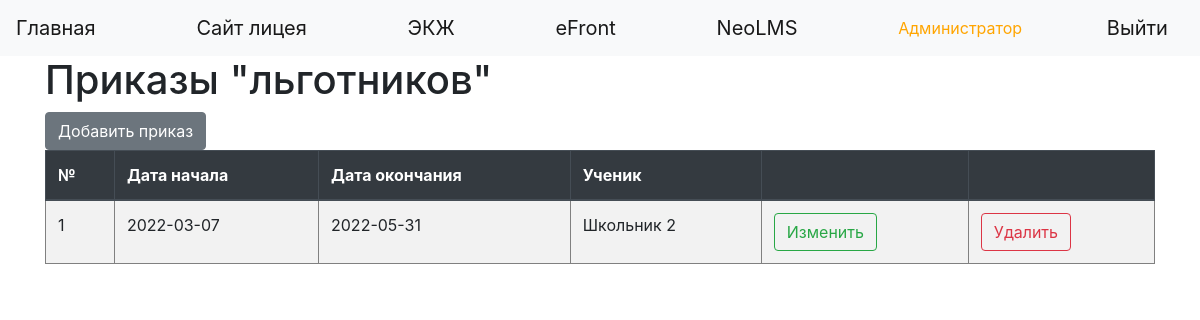
/orders (signed in), run on the app's committed database.
### data/users.py (models this page shows, shortened)
class User(SqlAlchemyBase, UserMixin):
    __tablename__ = 'users'
    id = sqlalchemy.Column(sqlalchemy.Integer, primary_key=True, autoincrement=True)
    name = sqlalchemy.Column(sqlalchemy.String, nullable=True)
    kode_1c = sqlalchemy.Column(sqlalchemy.String, nullable=True)
    id_1c = sqlalchemy.Column(sqlalchemy.String, nullable=True)
    card_number = sqlalchemy.Column(sqlalchemy.Integer, nullable=True)
    login = sqlalchemy.Column(sqlalchemy.String, index=True, unique=True, nullable=True)
    hashed_password = sqlalchemy.Column(sqlalchemy.String, nullable=True)
    created_date = sqlalchemy.Column(sqlalchemy.DateTime, default=datetime.datetime.now)
    level = sqlalchemy.Column(sqlalchemy.Integer, nullable=True)
    group_id = sqlalchemy.Column(sqlalchemy.Integer, sqlalchemy.ForeignKey("groups.id"))
    will_eat = sqlalchemy.Column(sqlalchemy.Boolean, default=False)
    group = orm.relation('Group')
    orders = orm.relation("Order", back_populates='user')

### data/orders.py (models this page shows)
class Order(SqlAlchemyBase):
    __tablename__ = 'orders'
    id = sqlalchemy.Column(sqlalchemy.Integer, primary_key=True, autoincrement=True)
    date_begin = sqlalchemy.Column(sqlalchemy.Date, default=datetime.datetime.now)
    date_end = sqlalchemy.Column(sqlalchemy.Date, default=datetime.datetime.now)
    user_id = sqlalchemy.Column(sqlalchemy.Integer, sqlalchemy.ForeignKey("users.id"))
    user = orm.relation('User')

### main_auth.py (the view)
@app.route("/orders")
@login_required
def orders():
    if current_user.is_authenticated:
        if current_user.level < 2:
            return redirect('/')
        session = db_session.create_session()
        orders = session.query(Order)
        orders = orders.order_by(Order.date_begin.desc())
        return render_template("orders.html", orders=orders)
    else:
        return redirect('/login')

### data/db_session.py (called while the page is built)
def create_session() -> Session:
    global __factory
    return __factory()

### main_auth.py (called while the page is built)
@login_manager.user_loader
def load_user(user_id):
    session = db_session.create_session()
    return session.query(User).get(user_id)

### templates/orders.html
{% extends "base.html" %}
{% block content %}
<h1>Приказы "льготников"</h1>
{% if current_user.is_authenticated %}
      {% if current_user.level > 1 %}
        <a role="button" class="btn btn-secondary" href="/register_order">Добавить приказ</a>
       <table class="table table-striped" border=1>
        <thead class="thead-dark">
        <tr>
             <th>№</th>
             <th>Дата начала</th>
             <th>Дата окончания</th>
             <th>Ученик</th>
             <th></th>
             <th></th>
        </tr>
        </thead>
        {% for order in orders%}
          <tr>
              <td>{{loop.index}}</td>
             <td>{{order.date_begin}}</td>
             <td>{{order.date_end}}</td>
             <td>{{order.user.name}}</td>
             <td><a href="/edit_order/{{ order.id }}" class="btn btn-outline-success" role="button">Изменить</a></td>
             <td><a href="/order_delete/{{ order.id }}" class="btn btn-outline-danger" role="button">Удалить</a></td>
           </tr>
        {% endfor %}
         </table>
    {% endif %}
{% endif %}
{% endblock %}

### templates/base.html (shortened to what this page needs)
<!DOCTYPE html>
<html lang="en"><head><meta http-equiv="Content-Type" content="text/html; charset=UTF-8">
    <link rel="stylesheet" href="https://stackpath.bootstrapcdn.com/bootstrap/4.4.1/css/bootstrap.min.css">
</head>
  <body>
    <header>
      <nav class="navbar navbar-light bg-light">
         <a class="navbar-brand" href="/index">Главная</a>
        <a class="navbar-brand" href="..." target="_blank">Сайт лицея</a>
        <a class="navbar-brand" href="..." target="_blank">ЭКЖ</a>
        <a class="navbar-brand" href="..." target="_blank">eFront</a>
         <a class="navbar-brand" href="..." target="_blank">NeoLMS</a>
          {% if current_user.is_authenticated %}
            <font color="orange"> {{ current_user.name }}</font>
            <a class="navbar-brand" href="/logout">Выйти</a>
        {% else %}
            <p>
             <a class="btn btn-success" href="/login">Войти</a>
            </p>
        {% endif %}
      </nav>
    </header>
    <main role="main" class="container">
        {% block content %}{% endblock %}
    </main>
</body></html>

### data on the page
User: name "Администратор"
Order: date_begin "2022-03-07", date_end "2022-05-31", user.name "Школьник 2"
